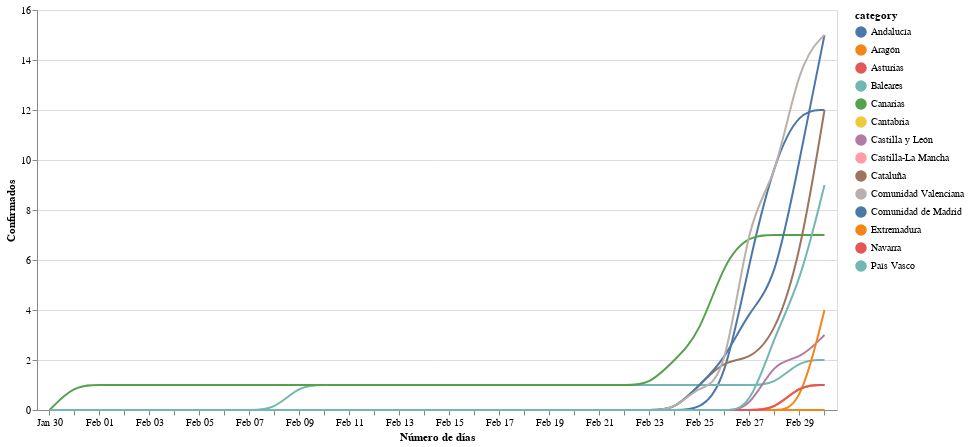

Source (notebook cell):
### Markdown cell above
Haz click en la leyenda para activar una única línea.

### Code cell
#collapse

import requests
import pandas as pd
from io import BytesIO
import numpy as np
import altair as alt

# data download
response = requests.get('https://docs.google.com/spreadsheet/ccc?key=1FwOXbkWeuS1LHrKxhSfepGtsgQ6iIEQZmWig_JKo8z0&output=csv')
assert response.status_code == 200, 'Wrong status code'
data = response.content
df = pd.read_csv(BytesIO(data), parse_dates=['Fecha'], dayfirst=True)

# plot
cols = list(df.columns)
cols.remove('Total confirmados')
cols.remove('Fecha')
df = df.set_index('Fecha')[cols]
source = df.reset_index().melt('Fecha', var_name='category', value_name='Confirmados')

selection = alt.selection_multi(fields=['category'], bind='legend')

line = alt.Chart(source).mark_line(interpolate='basis').encode(
    alt.X('monthdate(Fecha):O', axis=alt.Axis(tickRound=True), title='Número de días'),
    alt.Y('Confirmados:Q'),
    alt.Color('category:N'),
    opacity=alt.condition(selection, alt.value(1), alt.value(0.2))
)

nearest = alt.selection(type='single', nearest=True, on='mouseover',
                        fields=['Fecha'], empty='none')

# Transparent selectors across the chart. This is what tells us
# the x-value of the cursor
selectors = alt.Chart(source).mark_point().encode(
    x='monthdate(Fecha):O',
    opacity=alt.value(0),
).add_selection(
    nearest
)

# Draw points on the line, and highlight based on selection
points = line.mark_point().encode(
    opacity=alt.condition(nearest, alt.value(1), alt.value(0))
)

# Draw text labels near the points, and highlight based on selection
text = line.mark_text(align='left', dx=5, dy=-5).encode(
    text=alt.condition(nearest, 'Confirmados:Q', alt.value(' '))
)

line = line.add_selection(
    selection
)

# Draw a rule at the location of the selection
rules = alt.Chart(source).mark_rule(color='gray').encode(
    x='monthdate(Fecha):O',
).transform_filter(
    nearest
)

# Put the five layers into a chart and bind the data
alt.layer(
    line, selectors, points, rules, text
).properties(
    width=800, height=400
)

### Figure 1 — Vega-Lite specification as saved in the notebook (floating-point values rounded to 4 significant figures; data arrays with more than 128 entries replaced by an {"elided": "..."} marker saying what was removed)
{"config": {"view": {"continuousWidth": 400, "continuousHeight": 300}}, "layer": [{"mark": {"type": "line", "interpolate": "basis"}, "encoding": {"color": {"type": "nominal", "field": "category"}, "opacity": {"condition": {"value": 1, "selection": "selector002"}, "value": 0.2}, "x": {"type": "ordinal", "axis": {"tickRound": true}, "field": "Fecha", "timeUnit": "monthdate", "title": "Número de días"}, "y": {"type": "quantitative", "field": "Confirmados"}}, "selection": {"selector002": {"type": "multi", "fields": ["category"], "bind": "legend"}}}, {"mark": "point", "encoding": {"opacity": {"value": 0}, "x": {"type": "ordinal", "field": "Fecha", "timeUnit": "monthdate"}}, "selection": {"selector003": {"type": "single", "nearest": true, "on": "mouseover", "fields": ["Fecha"], "empty": "none"}}}, {"mark": "point", "encoding": {"color": {"type": "nominal", "field": "category"}, "opacity": {"condition": {"value": 1, "selection": "selector003"}, "value": 0}, "x": {"type": "ordinal", "axis": {"tickRound": true}, "field": "Fecha", "timeUnit": "monthdate", "title": "Número de días"}, "y": {"type": "quantitative", "field": "Confirmados"}}}, {"mark": {"type": "rule", "color": "gray"}, "encoding": {"x": {"type": "ordinal", "field": "Fecha", "timeUnit": "monthdate"}}, "transform": [{"filter": {"selection": "selector003"}}]}, {"mark": {"type": "text", "align": "left", "dx": 5, "dy": -5}, "encoding": {"color": {"type": "nominal", "field": "category"}, "opacity": {"condition": {"value": 1, "selection": "selector002"}, "value": 0.2}, "text": {"condition": {"type": "quantitative", "field": "Confirmados", "selection": "selector003"}, "value": " "}, "x": {"type": "ordinal", "axis": {"tickRound": true}, "field": "Fecha", "timeUnit": "monthdate", "title": "Número de días"}, "y": {"type": "quantitative", "field": "Confirmados"}}}], "data": {"name": "data-6da0a762912b76b4a00ab2e47179946d"}, "height": 400, "width": 800, "$schema": "https://vega.github.io/schema/vega-lite/v4.0.2.json", "datasets": {"data-6da0a762912b76b4a00ab2e47179946d": {"elided": "448 records"}}}
